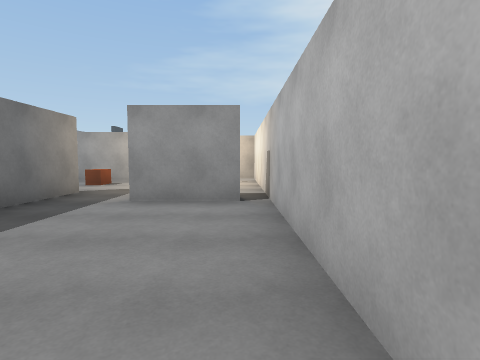
[1] (above)

16 first-person views from a walk through a 3-D level made in the Unity game engine. The camera is 1.3 m above the floor, tilts 4° down and sees 80° across. The floor is counted in squares, 2 m on a side. Each view is taken from the middle of a square. On the plan, view 1 faces up. The plan holds only what a view shows up to about 9 squares ahead; the rest is blank. The place goes on beyond the plan.

[2]
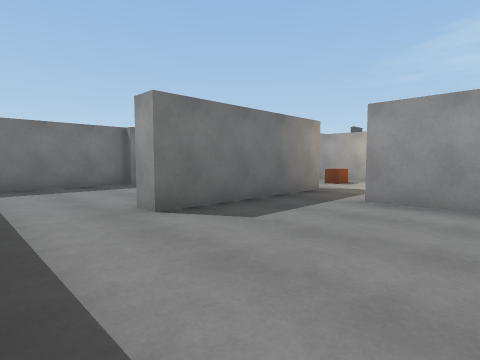

[3]
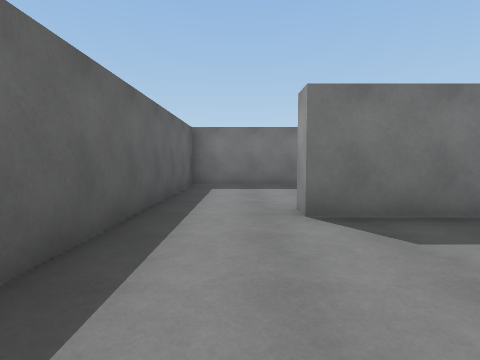

[4]
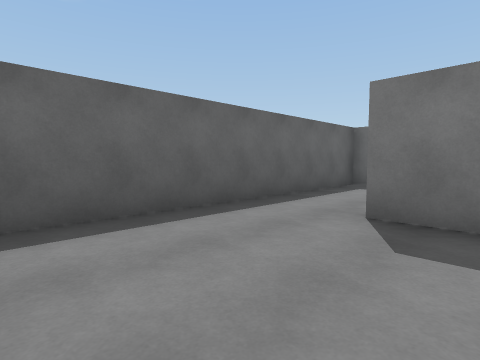

[5]
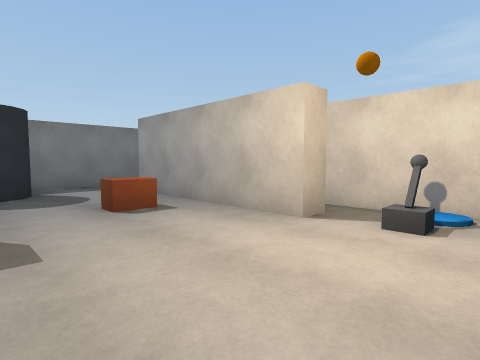

[6]
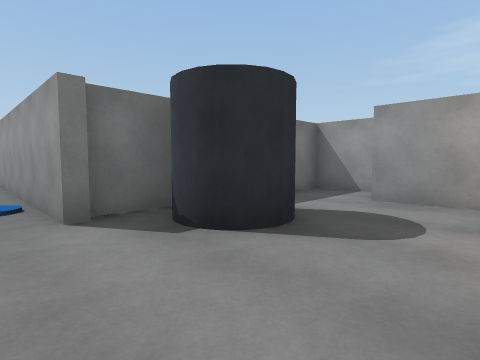

[7]
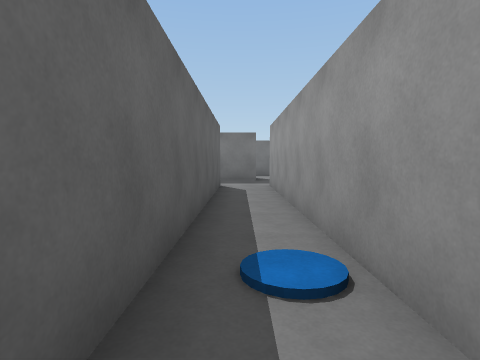

[8]
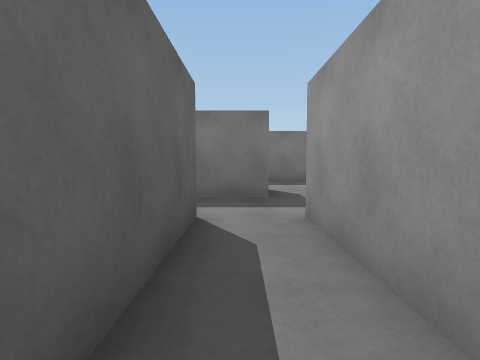

[9]
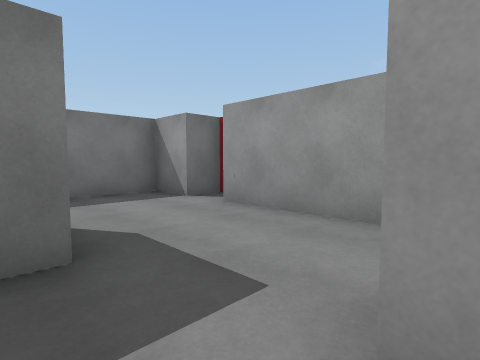

[10]
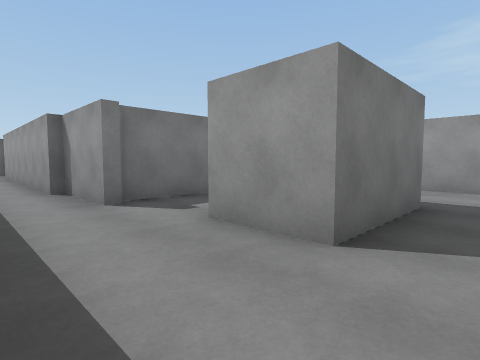

[11]
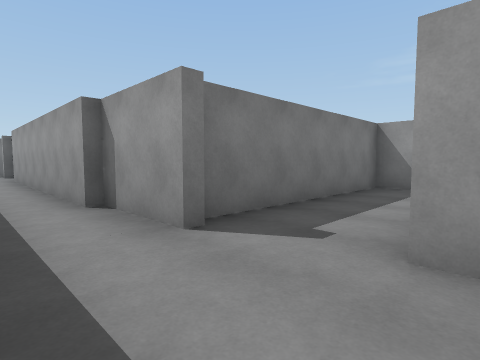

[12]
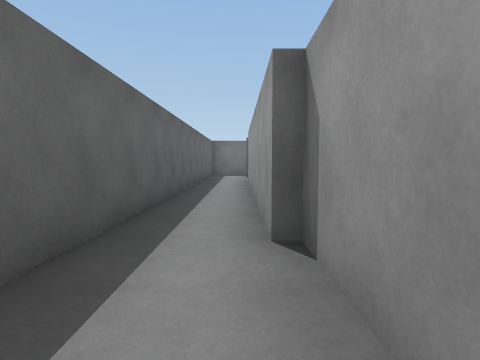

[13]
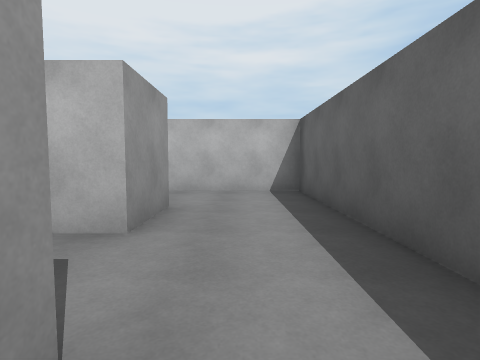

[14]
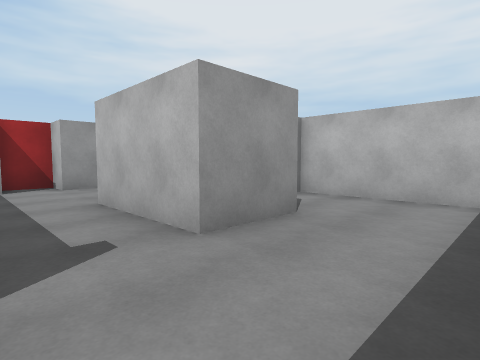

[15]
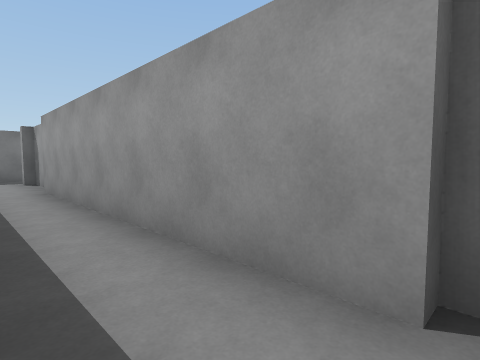

[16]
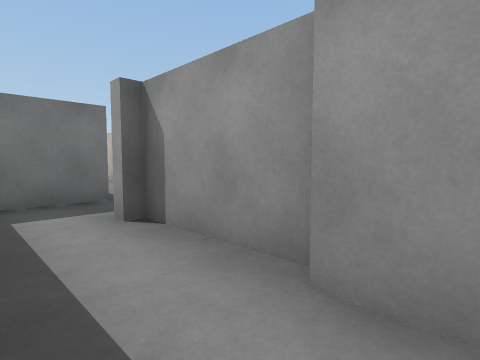

### Floor plan
Ten units are one square. View 1 is at (0, 0); x grows to the right and y downward. Boxes are objects, and circles mark ways between rooms. Rooms are numbered by the first view taken in them; rooms with no view inside come last. Other rooms are left out.
<svg viewBox="-322 -105 332 112">
<path fill="none" stroke="#000" d="M5 -5 5 -49M0 -45 -18 -45M-36 2 -2 2M-32 -58 -32 -18 -38 -18M-71 -48 -142 -48M-75 -32 -75 2 -36 2M-61 -100 -75 -100 -75 -50M-17 -94 -17 -88 -58 -88M-142 -35 -75 -35M5 -49 5 -89M-140 -15 -140 -32M-149 -70 -175 -70M-2 -100 -22 -100M-160 -46 -160 -20M-160 -20 -175 -20M-174 2 -140 2 -140 -15M-211 -13 -278 -13M-191 -15 -212 -15M-186 2 -174 2M-279 -15 -300 -15M-281 2 -204 2M-175 -20 -175 -45M-175 -70 -175 -78 -184 -78 -184 -70 -195 -70 -195 -18M-317 -19 -317 -4"/>
<rect x="-45" y="-85" width="10" height="10" fill="#bbb"><title>other object</title></rect>
<rect x="-15" y="-95" width="10" height="10" fill="#bbb"><title>other object</title></rect>
<circle cx="-20" cy="-50" r="3" fill="#2a7"/>
<circle cx="-30" cy="-5" r="3" fill="#2a7"/>
<circle cx="0" cy="-50" r="3" fill="#2a7"/>
<circle cx="-150" cy="-25" r="3" fill="#2a7"/>
<circle cx="-165" cy="-55" r="3" fill="#2a7"/>
<circle cx="-165" cy="-5" r="3" fill="#2a7"/>
<text x="-10" y="-20">1</text>
<text x="-70" y="-50">2</text>
<text x="-160" y="-10">3</text>
<text x="-230" y="-10">4</text>
</svg>
Room 1 opens to room 2. Room 2 opens to room 3. Room 2 opens to room 4. Room 3 opens to room 4.

Where each view was taken, in squares from view 1:
view 1: 0 up, 0 right, facing up
view 2: 0 up, 0 right, facing up-left
view 3: 1 up, 0 right, facing left
view 4: 3 up, 0 right, facing down-left
view 5: 6 up, 0 right, facing up-left
view 6: 4 up, 4 left, facing up-left
view 7: 4 up, 7 left, facing left
view 8: 4 up, 11 left, facing left
view 9: 4 up, 14 left, facing up-left
view 10: 0 up, 15 left, facing up-left
view 11: 0 up, 17 left, facing up-left
view 12: 1 up, 19 left, facing left
view 13: 1 up, 20 left, facing right
view 14: 0 up, 19 left, facing up-right
view 15: 0 up, 21 left, facing up-left
view 16: 0 up, 27 left, facing up-left
